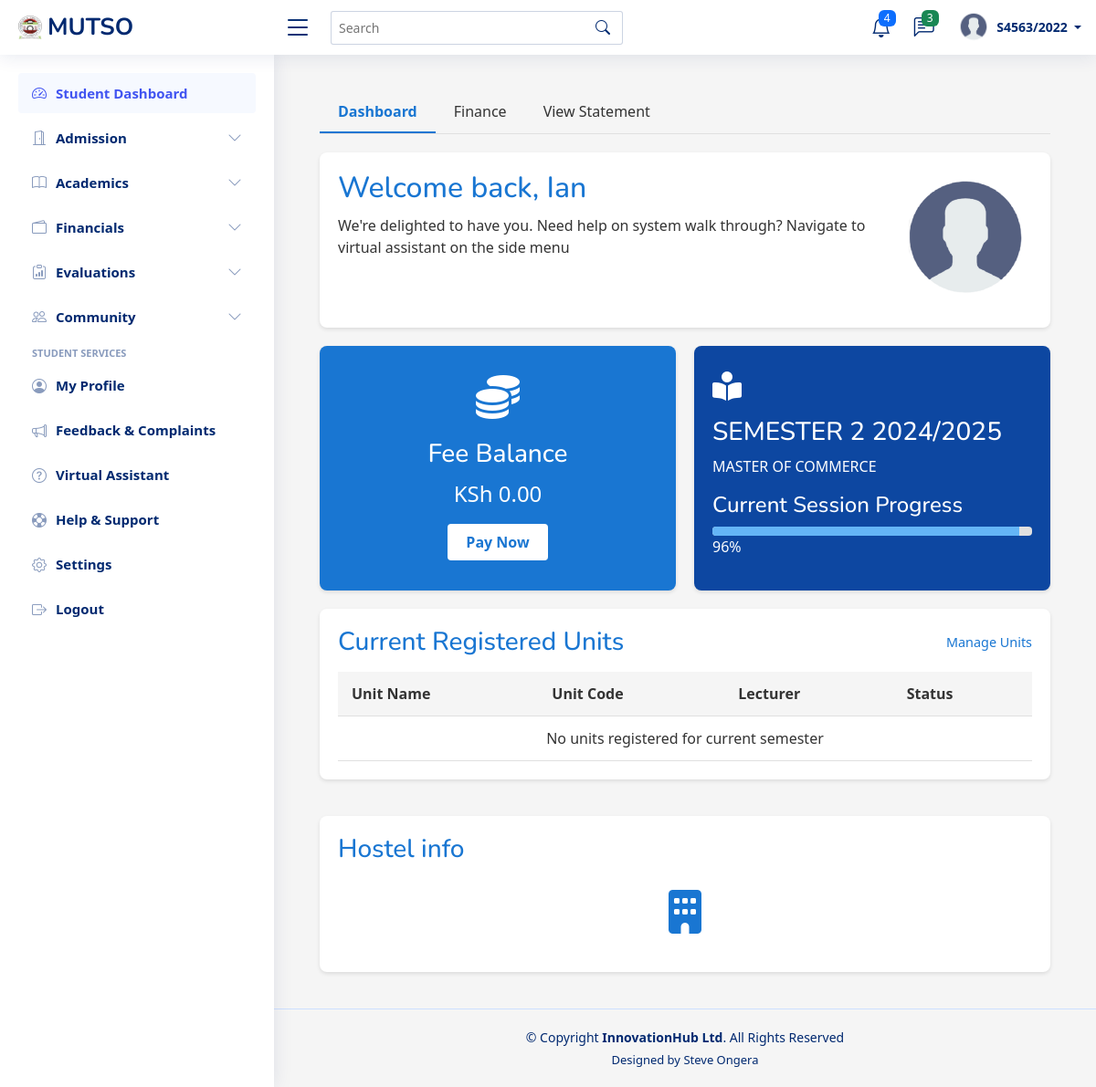
Screenshot of /student/dashboard/ (signed in) with the database file from the repository.
### students_portal/models.py (models this page shows, shortened)
class User(AbstractUser):
    USER_TYPES = (
        ('student', 'Student'),
        ('lecturer', 'Lecturer'),
        ('admin', 'Administrator'),
        ('staff', 'Administrative Staff'),
        ('finance', 'Finance Officer'),
    )
    user_type = models.CharField(max_length=20, choices=USER_TYPES)
    is_verified = models.BooleanField(default=False)
    status = models.CharField(max_length=20, choices=[
        ('active', 'Active'),
        ('inactive', 'Inactive'),
        ('suspended', 'Suspended'),
    ], default='active')
    phone_number = models.CharField(max_length=15, blank=True, null=True)
    last_password_change = models.DateTimeField(default=timezone.now)
    password_reset_token = models.CharField(max_length=100, blank=True, null=True)
    password_reset_token_expiry = models.DateTimeField(blank=True, null=True)
    created_at = models.DateTimeField(auto_now_add=True)
    updated_at = models.DateTimeField(auto_now=True)

class Student(models.Model):
    registration_number = models.CharField(max_length=20, unique=True)
    first_name = models.CharField(max_length=100)
    last_name = models.CharField(max_length=100)
    middle_name = models.CharField(max_length=100, blank=True, null=True)
    id_number = models.CharField(max_length=20, blank=True, null=True)
    profile_picture = models.ImageField(upload_to='lecturer_profiles/', blank=True, null=True)
    programme = models.ForeignKey(Programme, on_delete=models.CASCADE, related_name='students')
    current_year = models.IntegerField()
    current_semester = models.IntegerField()
    date_of_admission = models.DateField()
    expected_graduation_date = models.DateField(blank=True, null=True)
    date_of_birth = models.DateField(blank=True, null=True)
    gender = models.CharField(max_length=10, choices=[
        ('M', 'Male'),
        ('F', 'Female'),
        ('O', 'Other')
    ], blank=True, null=True)
    email = models.EmailField(blank=True, null=True)
    phone_number = models.CharField(max_length=15, blank=True, null=True)
    religion = models.CharField(max_length=50, blank=True, null=True)
    county = models.CharField(max_length=50, blank=True, null=True)
    town = models.CharField(max_length=50, blank=True, null=True)
    postal_address = models.CharField(max_length=100, blank=True, null=True)
    postal_code = models.CharField(max_length=10, blank=True, null=True)
    parent_name = models.CharField(max_length=100, blank=True, null=True)
    parent_phone = models.CharField(max_length=15, blank=True, null=True)
    emergency_contact_name = models.CharField(max_length=100, blank=True, null=True)
    emergency_contact_relationship = models.CharField(max_length=50, blank=True, null=True)
    emergency_contact_phone = models.CharField(max_length=15, blank=True, null=True)
    is_active = models.BooleanField(default=True)
    status = models.CharField(max_length=20, choices=[
        ('active', 'Active'),
        ('inactive', 'Inactive'),
        ('graduated', 'Graduated'),
        ('deferred', 'Deferred'),
        ('suspended', 'Suspended'),
        ('transferred', 'Transferred'),
        ('withdrawn', 'Withdrawn')
    ], default='active')
    entry_mode = models.CharField(max_length=20, choices=[
        ('government_sponsored', 'Government-Sponsored'),
        ('self_sponsored', 'Self-Sponsored'),
        ('parallel', 'Parallel'),
        ('exchange', 'Exchange'),
        ('transfer', 'Transfer')
    ], default='government_sponsored')
    scholarship_info = models.TextField(blank=True, null=True)
    created_at = models.DateTimeField(auto_now_add=True)
    updated_at = models.DateTimeField(auto_now=True)

class Semester(models.Model):
    academic_year = models.ForeignKey(AcademicYear, on_delete=models.CASCADE, related_name='semesters')
    name = models.CharField(max_length=50)
    number = models.IntegerField()  # 1, 2, or 3 depending on programme
    start_date = models.DateField()
    end_date = models.DateField()
    is_current = models.BooleanField(default=False)
    class Meta:
        unique_together = ('academic_year', 'number')

class AcademicYear(models.Model):
    name = models.CharField(max_length=50)
    start_date = models.DateField()
    end_date = models.DateField()
    is_current = models.BooleanField(default=False)

class Programme(models.Model):
    name = models.CharField(max_length=200)
    code = models.CharField(max_length=20, unique=True)
    department = models.ForeignKey(Department, on_delete=models.CASCADE, related_name='programmes')
    duration_years = models.IntegerField()
    semesters_per_year = models.IntegerField(default=2)
    description = models.TextField(blank=True, null=True)

### students_portal/views.py (the view)
# urls.py: path('student/dashboard/', views.student_dashboard, name='student_dashboard'),
@login_required
@login_required
def student_dashboard(request):
    if request.session.get('user_type') != 'student':
        messages.error(request, "You don't have access to the student dashboard.")
        return redirect('login')
    student_id = request.session.get('student_id')
    try:
        student = Student.objects.select_related('programme').get(id=student_id)
        programme = student.programme
        current_semester = Semester.objects.filter(is_current=True).first()
        if not current_semester:
            current_semester = Semester.objects.order_by('-academic_year__start_date', '-start_date').first()
        enrolled_units = []
        session_progress = 0
        if current_semester:
            enrolled_units = StudentEnrollment.objects.filter(
                student=student,
                semester=current_semester
            ).select_related('programme_unit', 'programme_unit__unit')
            if current_semester.end_date and current_semester.start_date:
                today = datetime.now().date()
                total_days = (current_semester.end_date - current_semester.start_date).days
                days_passed = max(0, (today - current_semester.start_date).days)
                session_progress = min(100, round((days_passed / total_days) * 100)) if total_days > 0 else 0
        current_balance = 0
        current_fee_record = None
        if current_semester:
            current_fee_structure = FeesStructure.objects.filter(
                programme=programme,
                year_of_study=student.current_year,
                semester=student.current_semester,
                academic_year=current_semester.academic_year
            ).first()
            if current_fee_structure:
                current_fee_record = StudentFee.objects.filter(
                    student=student,
                    fee_structure=current_fee_structure
                ).first()
                if current_fee_record:
                    current_balance = current_fee_record.balance
        context = {
            'student': student,
            'programme': programme,
            'current_semester': current_semester,
            'enrolled_units': enrolled_units,
            'session_progress': session_progress,
            'current_balance': current_balance,
            'current_fee_record': current_fee_record,  # Pass the entire record for more details if needed
            'page_title': 'Student Dashboard',
        }
        return render(request, 'dashboards/student_dashborad_page.html', context)
    except Student.DoesNotExist:
        messages.error(request, "Student data profile not found. Please contact administration.")
        return redirect('login')

### templates/dashboards/student_dashborad_page.html (shortened to what this page needs)
{% extends 'base/base.html' %}
{% load static %}
{% block content %}
<link rel="stylesheet" href="{% static 'assets/css/student_dashboard.css' %}">
<div class="main-content">
    <div class="dashboard-tabs">
        <div class="tab active">Dashboard</div>
        <div class="tab">Finance</div>
        <div class="tab">View Statement</div>
    </div>
    <div class="welcome-card">
        <div class="welcome-text">
            <h2>Welcome back, {{ user.first_name }}</h2>
            <p>We're delighted to have you. Need help on system walk through? Navigate to virtual assistant on the side menu</p>
        </div>
        <div class="welcome-image">
            <img src="{% static 'assets/img/profile.png' %}" alt="Student Dashboard">
        </div>
    </div>
    <div class="dashboard-grid">
        <div class="fee-card">
            <div class="fee-icon">
                <i class="fas fa-coins"></i>
            </div>
            <h3>Fee Balance</h3>
            <div class="fee-balance"> KSh {{ current_balance|floatformat:2 }}</div>
            <button class="pay-btn">Pay Now</button>
        </div>
        <div class="semester-card">
            <div class="semester-icon">
                <i class="fas fa-book-reader"></i>
            </div>
            <h3>SEMESTER {{ student.current_semester }} {{ current_semester.academic_year.name  }}</h3>
            <p>{{ programme.name|upper }}</p>
            <h4>Current Session Progress</h4>
            <div class="progress-bar">
                <div class="progress-fill" style="width: {{ session_progress }}%;"></div>
            </div>
            <p>{{ session_progress }}%</p>
        </div>
        <div class="units-section dashboard-full-width">
            <div class="section-header">
                <h3 class="section-title">Current Registered Units</h3>
                <a href="{% url 'unit_enrollment' %}" class="view-all">Manage Units</a>
            </div>
            <table class="units-table">
                <thead>
                    <tr>
                        <th>Unit Name</th>
                        <th>Unit Code</th>
                        <th>Lecturer</th>
                        <th>Status</th>
                    </tr>
                </thead>
                <tbody>
                    {% for enrollment in enrolled_units %}
                    <tr>
                        <td>{{ enrollment.programme_unit.unit.name }}</td>
                        <td>{{ enrollment.programme_unit.unit.code }}</td>
                        <td>
                            {% with allocation=enrollment.programme_unit.unit_allocations.first %}
                                {% if allocation %}
                                    {{ allocation.lecturer.get_full_name }}
                                {% else %}
                                    Not Assigned
                                {% endif %}
                            {% endwith %}
                        </td>
                        <td class="status-pending">Registered</td>
                    </tr>
                    {% empty %}
                    <tr>
                        <td colspan="4" class="text-center">No units registered for current semester</td>
                    </tr>
                    {% endfor %}
                </tbody>
            </table>
        </div>
        <div class="hostel-card dashboard-full-width">
            <h3 class="hostel-title">Hostel info</h3>
            <div class="hostel-icon">
                <i class="fas fa-building"></i>
            </div>
        </div>
    </div>
</div>
{% endblock %}

### templates/base/navbar.html (shortened to what this page needs)
{% load static %}
<header id="header" class="header fixed-top d-flex align-items-center">
    <div class="d-flex align-items-center justify-content-between">
      {% if request.user.is_staff %}
        <a href="#" class="logo d-flex align-items-center">
        {% else %}
        <a href="#" class="logo d-flex align-items-center">
      {% endif %}
        <img src="{% static 'assets/img/logo.png'%}" alt="">
        <span class="d-none d-lg-block">MUTSO</span>
      </a>
      <i class="bi bi-list toggle-sidebar-btn"></i>
    </div>
    <div class="search-bar">
      <form class="search-form d-flex align-items-center" method="POST" action="#">
        <input type="text" name="query" placeholder="Search" title="Enter search keyword">
        <button type="submit" title="Search"><i class="bi bi-search"></i></button>
      </form>
    </div>
    <nav class="header-nav ms-auto">
      <ul class="d-flex align-items-center">
        <li class="nav-item dropdown">
          <a class="nav-link nav-icon" href="#" data-bs-toggle="dropdown">
            <i class="bi bi-bell"></i>
            <span class="badge bg-primary badge-number">4</span>
          </a>
            </li>
          </ul>
        <li class="nav-item dropdown">
          <a class="nav-link nav-icon" href="#" data-bs-toggle="dropdown">
            <i class="bi bi-chat-left-text"></i>
            <span class="badge bg-success badge-number">3</span>
          </a>
        </li>
        <li class="nav-item dropdown pe-3">
          <a class="nav-link nav-profile d-flex align-items-center pe-0" href="#" data-bs-toggle="dropdown">
            <img src="{% static 'assets/img/profile.png'%}" alt="Profile" class="rounded-circle">
            <span class="d-none d-md-block dropdown-toggle ps-2">
              {% if user.is_authenticated %}
                   {{ user.username }}
              {% else %}
                  Admin
              {% endif %}
            </span>
          </a>
        </li>
    </nav>
  </header>

### static/assets/css/style.css (style rules this page uses)
:root { scroll-behavior: smooth; }
body { font-family: "Open Sans", sans-serif; background: #f6f9ff; color: #444444; }
a { color: #4154f1; text-decoration: none; }
h1, h2, h3, h4, h5, h6 { font-family: "Nunito", sans-serif; }
.logo { line-height: 1; }
@media (min-width: 1200px) { .logo { width: 280px; } }
.logo img { max-height: 26px; margin-right: 6px; }
.logo span { font-size: 26px; font-weight: 700; color: #012970; font-family: "Nunito", sans-serif; }
.header { transition: all 0.5s; z-index: 997; height: 60px; box-shadow: 0px 2px 20px rgba(1, 41, 112, 0.1); background-color: #fff; padding-left: 20px; }
.header .toggle-sidebar-btn { font-size: 32px; padding-left: 10px; cursor: pointer; color: #012970; }
.header .search-bar { min-width: 360px; padding: 0 20px; }
.header .search-form { width: 100%; }
.header .search-form input { border: 0; font-size: 14px; color: #012970; border: 1px solid rgba(1, 41, 112, 0.2); padding: 7px 38px 7px 8px; border-radius: 3px; transition: 0.3s; width: 100%; }
.header .search-form button { border: 0; padding: 0; margin-left: -30px; background: none; }
.header .search-form button i { color: #012970; }
.header-nav ul { list-style: none; }
.header-nav>ul { margin: 0; padding: 0; }
.header-nav .nav-icon { font-size: 22px; color: #012970; margin-right: 25px; position: relative; }
.header-nav .nav-profile { color: #012970; }
.header-nav .nav-profile img { max-height: 36px; }
.header-nav .nav-profile span { font-size: 14px; font-weight: 600; }
.header-nav .badge-number { position: absolute; inset: -2px -5px auto auto; font-weight: normal; font-size: 12px; padding: 3px 6px; }

### rows the page displays
User: username "S4563/2022", first_name "Ian"
Student: current_semester "2"
Semester: academic_year.name "2024/2025"
Programme: name "MASTER OF COMMERCE"

### other values shown
{{ current_balance|floatformat:2 }} "0.00"
{{ session_progress }} "96"
